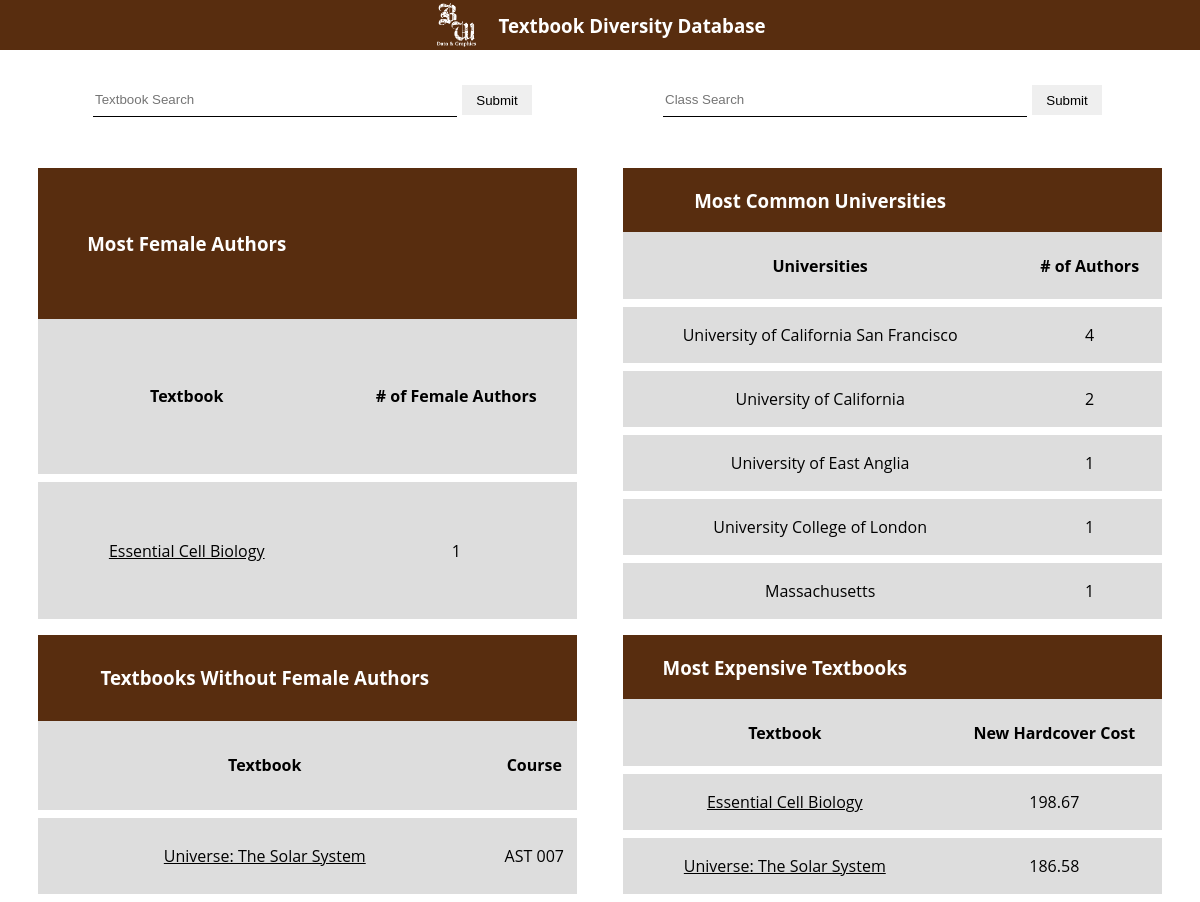
The page / on the database its author committed.
### tables this page shows
CREATE TABLE textbooks (isbn integer primary key, title text, course text, cost float, pubYear integer, publisher text, DEI text);

### app.py (the view)
@app.route('/')
def home():
    conn = sqlite3.connect('maintextbooks.db')
    c = conn.cursor()
    c.execute('SELECT title, cost FROM textbooks order by cost desc')
    cost = [{'title': row[0], 'cost': row[1]} for row in c.fetchmany(10)]
    c.execute("select title, count(*) as genderCount from (select title, gender from textbooks natural join authors where gender='female') group by title order by count() desc")
    gender = [{'title': row[0], 'femaleNum': row[1]} for row in c.fetchmany(10)]
    c.execute("select title, course from textbooks left outer join (select * from authors where gender = 'female') b on textbooks.isbn=b.isbn where authorFirst is null;")
    onlyMale = [{'title': row[0], 'course': row[1]} for row in c.fetchmany(10)]
    c.execute("select university, count(*) as uniCount from (select title, university from textbooks natural join authors) group by university order by count() desc")
    university = [{'university': row[0], 'uniCount': row[1]} for row in c.fetchmany(10)]
    conn.close()
    return render_template('home.html', cost=cost, gender = gender, university = university, onlyMale = onlyMale)

### templates/home.html (shortened to what this page needs)
<!DOCTYPE html>
<html>
<head>
    <link rel="stylesheet" href="{{ url_for('static', filename='css/main.css') }}">
</head>
<body>
    <div id="navbar"><img src="{{ url_for('static', filename='logo.png') }}"/><h3><a class="navURL" href="./">Textbook Diversity Database</a></h3></div>
    <div class="formCon">
    <form action="/search" method="post">
        <input type="text" name="textbook_id" class="searchbar" placeholder="Textbook Search"/><br>
        <input type="submit" value="Submit" class="submit">
    </form>
    <br>
    <br>
    <form action="/course" method="post">
        <input type="text" name="class_id" class="searchbar" placeholder="Class Search"/><br>
        <input type="submit" value="Submit" class="submit">
    </form>
    </div>
    <div class="tableCon">
        <table>
            <tr class="head">
                <th class="head"><h3>Most Female Authors</h3></th>
            </tr>
            <tr class="top">
                <th><h4>Textbook</h4></th>
                <th><h4># of Female Authors</h4></th>
            </tr>
             {% for female in gender %}
            <tr>
                <th>
                    <p><a href="/textbook?bookName={{female.title}}">{{female.title}}</a></p>
                </th>
                <th>
                    <p>{{female.femaleNum}}</p>
                </th>
            </tr>
            {% endfor %}
        </table>
        <table>
            <tr class="head">
                <th class="head"><h3>Most Common Universities</h3></th>
            </tr>
            <tr class="top">
                <th><h4>Universities</h4></th>
                <th><h4># of Authors</h4></th>
            </tr>
             {% for textbook in university %}
            <tr>
                <th>
                    <p>{{textbook.university}}</p>
                </th>
                <th>
                    <p>{{textbook.uniCount}}</p>
                </th>
            </tr>
            {% endfor %}
        </table>
        <table>
            <tr class="head">
                <th class="head"><h3>Textbooks Without Female Authors</h3></th>
            </tr>
            <tr class="top">
                <th><h4>Textbook</h4></th>
                <th><h4>Course</h4></th>
            </tr>
             {% for textbook in onlyMale %}
            <tr>
                <th>
                    <p><a href="/textbook?bookName={{textbook.title}}">{{textbook.title}}</a></p>
                </th>
                <th>
                    <p>{{textbook.course}}</p>
                </th>
            </tr>
            {% endfor %}
        </table>
        <table>
            <tr class="head">
                <th class="head"><h3>Most Expensive Textbooks</h3></th>
            </tr>
            <tr class="top">
                <th><h4>Textbook</h4></th>
                <th><h4>New Hardcover Cost</h4></th>
            </tr>
             {% for textbook in cost %}
            <tr>
                <th>
                    <p><a href="/textbook?bookName={{textbook.title}}">{{textbook.title}}</a></p>
                </th>
                <th>
                    <p>{{textbook.cost}}</p>
                </th>
            </tr>
            {% endfor %}
        </table>
    </div>
</body>
</html>

### static/css/main.css (style rules this page uses)
body { font-family: 'Open Sans', 'Helvetica Neue', sans-serif; margin: 0; padding: 0; }
form { height: 40px; width: 50vw; max-width: 1000px; margin-left: 20px; margin-right: 20px; margin-top: 10px; margin-bottom: 10px; display: inline-flex; flex-direction: row; align-items: center; justify-content: center; }
#navbar { position: absolute; width: 100vw; height: 50px; display: inline-flex; flex-direction: row; align-items: center; justify-content: center; background-color: #582d0f; color: white; }
.navURL { color: white; cursor: pointer; text-decoration: none; }
img { height: 90%; margin-right: 20px; }
a { color: black; }
.formCon { margin-top: 70px; margin-left: 2.5vw; width: 95vw; display: inline-flex; flex-direction: row; align-items: center; justify-content: center; }
input { height: 30px; width: 30vw; max-width: 500px; border: black solid 1px; border-top: none; border-left: none; border-right: none; }
.submit { width: 5vw; min-width: 70px; margin-left: 5px; margin-right: 5px; border: none; cursor: pointer; }
.tableCon { display: grid; grid-template-columns: repeat(2, 46.25vw); column-gap: 2.5vw; width: 95vw; margin-top: 30px; margin-left: 2.5vw; }
.head { background-color: #582d0f; color: white; border-bottom: none !important; }
.top { border-top: none !important; }
table { border-collapse: collapse; background-color: #582d0f; }
tr { border: white solid 8px; background-color: #DDDDDD; }
th { font-weight: normal !important; }
h4 { font-weight: bolder !important; }

### rows shown on the page
textbooks: title "Universe: The Solar System", course "AST 007", cost "186.58"
textbooks: title "Essential Cell Biology", cost "198.67"

### other values the page prints
{{ female.title }} "Essential Cell Biology"
{{ female.femaleNum }} "1"
{{ textbook.university }} "University of California San Francisco" "University of California" "University of East Anglia" "University College of London" "Massachusetts"
{{ textbook.uniCount }} "4" "2" "1" "1" "1"
